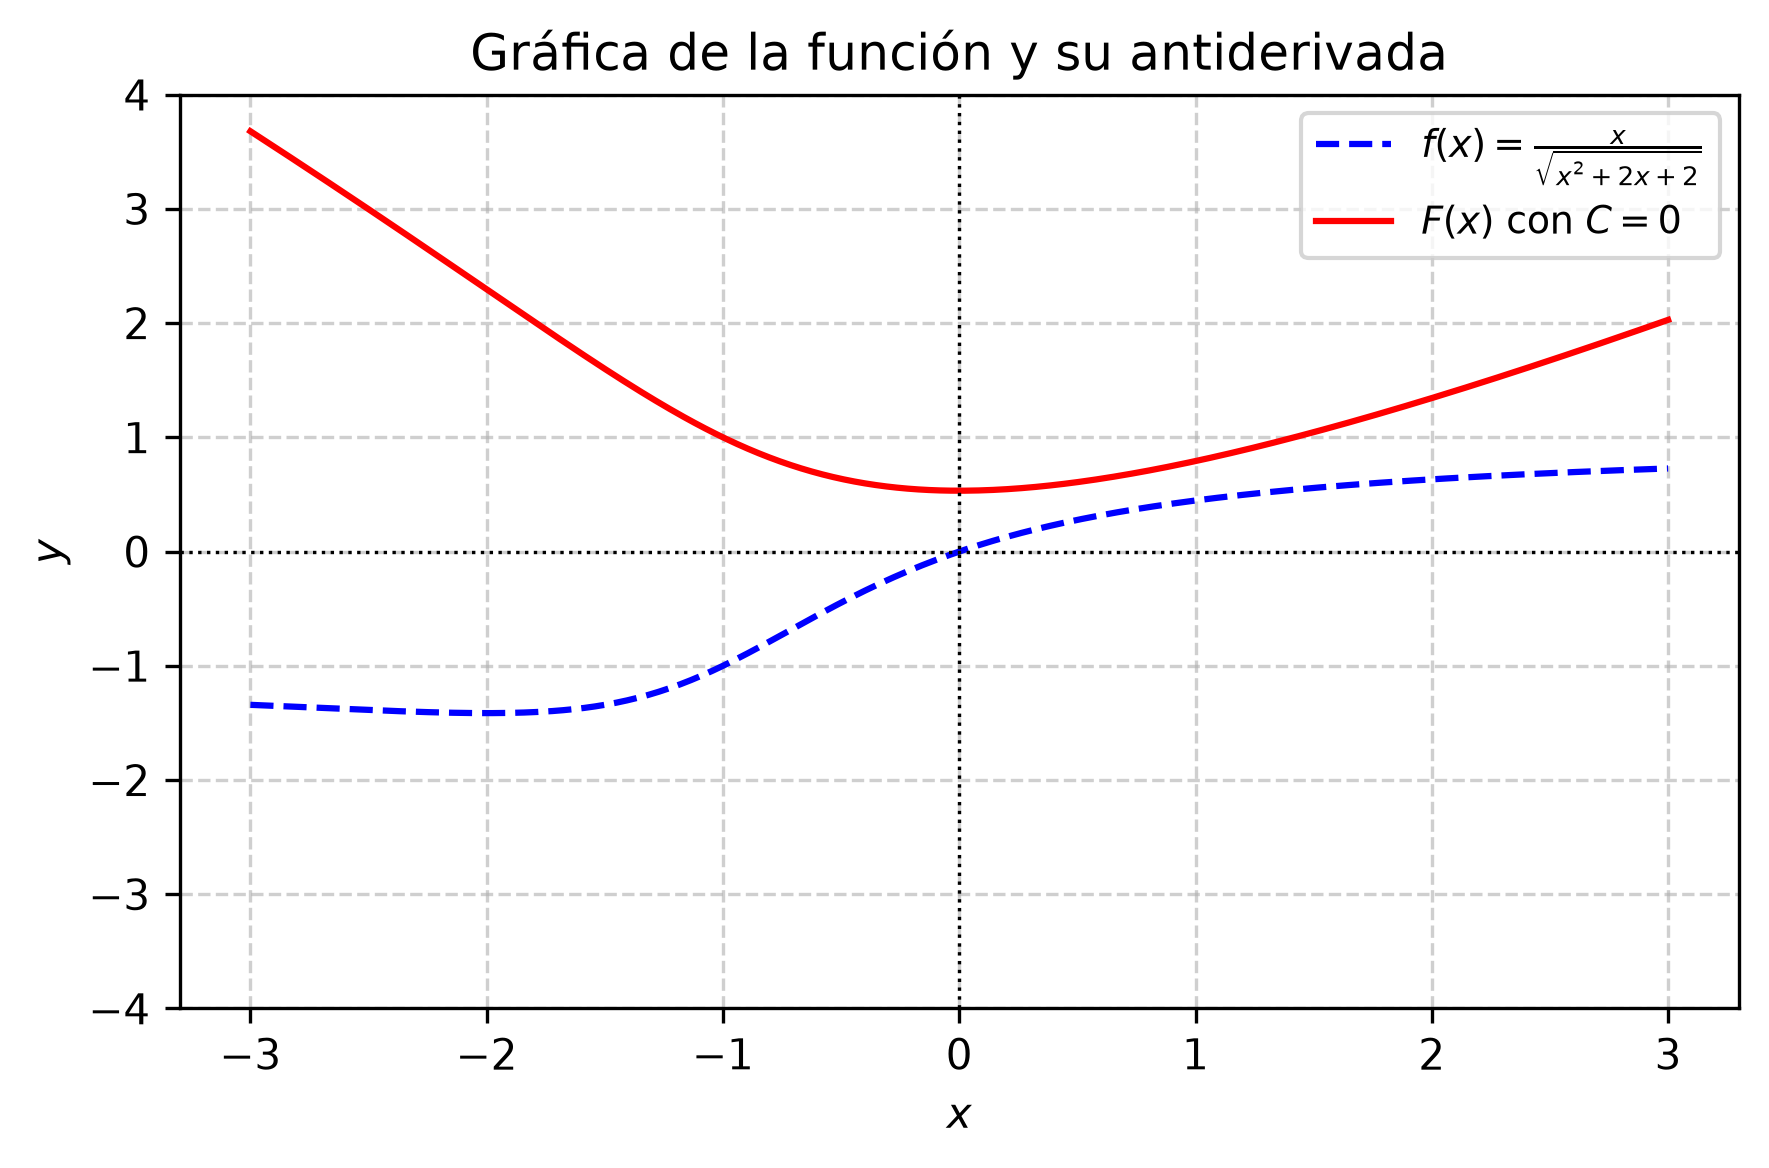

This figure's Python source:
import matplotlib
matplotlib.use('Agg')
import numpy as np
import matplotlib.pyplot as plt

def f(x):
    return x / np.sqrt(x**2 + 2*x + 2)

def F(x):
    return np.sqrt(x**2 + 2*x + 2) - np.log(x + 1 + np.sqrt(x**2 + 2*x + 2))

x = np.linspace(-3, 3, 400)
y_f = f(x)
y_F = F(x)

plt.figure(figsize=(6, 4))
plt.plot(x, y_f, label=r'$f(x) = \frac{x}{\sqrt{x^2 + 2x + 2}}$', color='blue', linestyle='--')
plt.plot(x, y_F, label=r'$F(x)$ con $C=0$', color='red')

plt.title('Gráfica de la función y su antiderivada')
plt.xlabel('$x$')
plt.ylabel('$y$')
plt.axhline(0, color='black', linewidth=0.8, linestyle=':')
plt.axvline(0, color='black', linewidth=0.8, linestyle=':')
plt.grid(True, linestyle='--', alpha=0.6)
plt.ylim(-4, 4)
plt.legend(loc='best', fontsize=9)
plt.tight_layout()

plt.savefig(r'semana_05/graficas/SEM05_P11_grafica.png', dpi=300, bbox_inches='tight')
plt.close()
